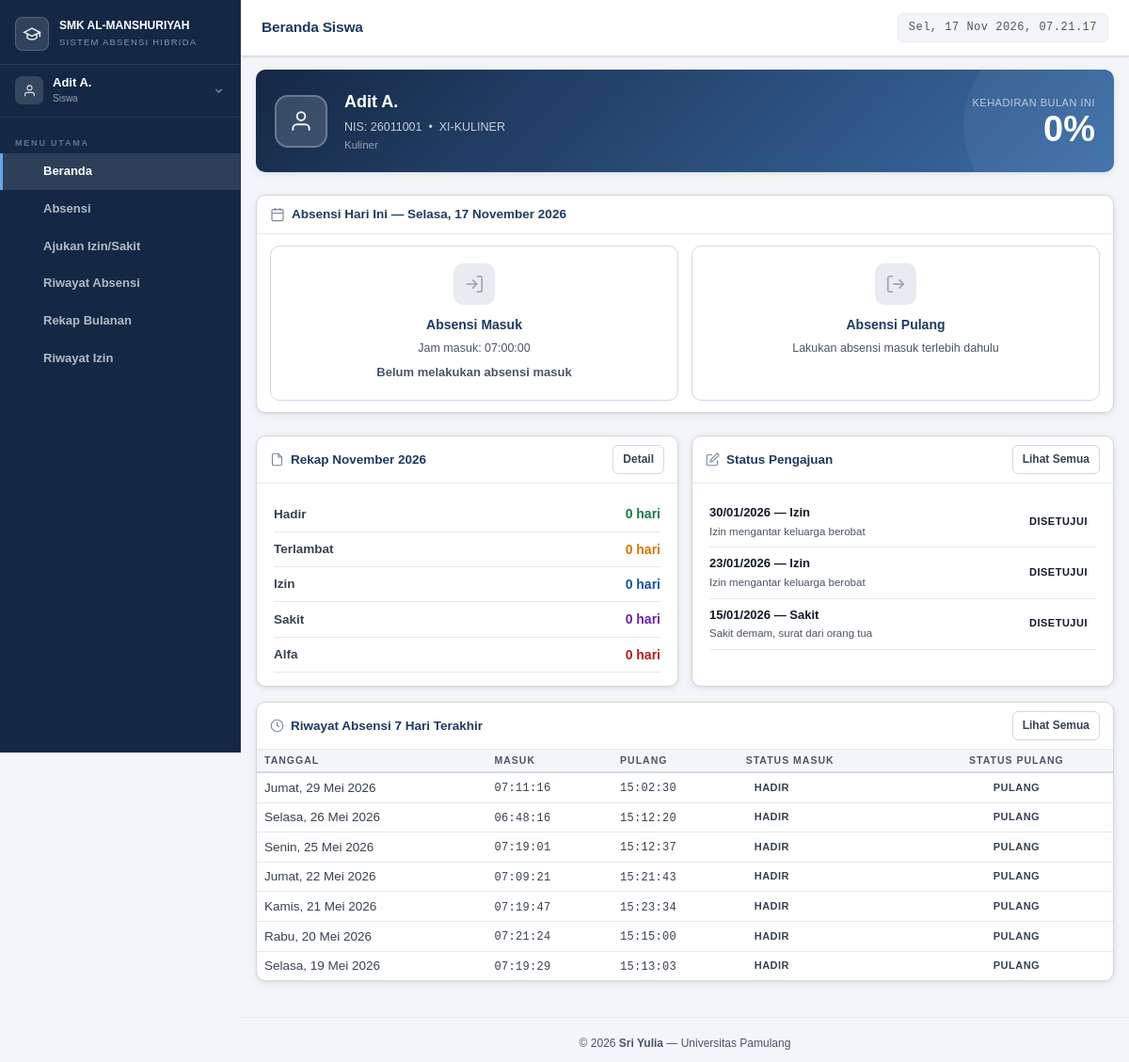
The app's page /siswa/dashboard.php (signed in) with its own data.
### tables this page shows
CREATE TABLE `siswa` (
  `id` int(11) NOT NULL,
  `user_id` int(11) NOT NULL,
  `nis` varchar(20) NOT NULL,
  `nisn` varchar(20) DEFAULT NULL,
  `kelas_id` int(11) DEFAULT NULL,
  `nama_orang_tua` varchar(100) DEFAULT NULL,
  `no_hp_ortu` varchar(20) DEFAULT NULL,
  `alamat` text DEFAULT NULL,
  `tanggal_lahir` date DEFAULT NULL,
  `jenis_kelamin` enum('L','P') DEFAULT NULL,
  `created_at` timestamp NOT NULL DEFAULT current_timestamp(),
  `foto` varchar(255) DEFAULT NULL
);

CREATE TABLE `users` (
  `id` int(11) NOT NULL,
  `nama` varchar(100) NOT NULL,
  `email` varchar(100) NOT NULL,
  `password` varchar(255) NOT NULL,
  `role` enum('admin','petugas','siswa') NOT NULL,
  `no_hp` varchar(20) DEFAULT NULL,
  `kelas_id` int(11) DEFAULT NULL,
  `foto` varchar(255) DEFAULT NULL,
  `status` enum('aktif','nonaktif') DEFAULT 'aktif',
  `alasan_nonaktif` enum('lulus','keluar') DEFAULT NULL COMMENT 'lulus = masih bisa login, tidak bisa absen; keluar = tidak bisa login',
  `keterangan_nonaktif` varchar(255) DEFAULT NULL COMMENT 'Keterangan tambahan dari admin',
  `created_at` timestamp NOT NULL DEFAULT current_timestamp(),
  `updated_at` timestamp NOT NULL DEFAULT current_timestamp() ON UPDATE current_timestamp(),
  `must_change_password` tinyint(1) DEFAULT 1,
  `last_login` datetime DEFAULT NULL
);

CREATE TABLE `kelas` (
  `id` int(11) NOT NULL,
  `nama_kelas` varchar(20) NOT NULL,
  `jurusan` varchar(100) DEFAULT NULL,
  `tingkat` enum('X','XI','XII') NOT NULL,
  `wali_kelas_id` int(11) DEFAULT NULL,
  `created_at` timestamp NOT NULL DEFAULT current_timestamp()
);

CREATE TABLE `settings` (
  `id` int(11) NOT NULL,
  `sekolah_nama` varchar(100) DEFAULT 'SMK Islamiyah Serua',
  `sekolah_alamat` text DEFAULT NULL,
  `sekolah_lat` decimal(10,8) DEFAULT -6.36210000,
  `sekolah_lng` decimal(11,8) DEFAULT 106.74810000,
  `radius_meter` int(11) DEFAULT 100,
  `jam_masuk` time DEFAULT '07:00:00',
  `jam_pulang` time DEFAULT '15:00:00',
  `batas_terlambat` time DEFAULT '07:15:00',
  `whatsapp_api_url` varchar(255) DEFAULT '',
  `whatsapp_api_key` varchar(255) DEFAULT '',
  `created_at` timestamp NOT NULL DEFAULT current_timestamp(),
  `updated_at` timestamp NOT NULL DEFAULT current_timestamp() ON UPDATE current_timestamp(),
  `kmeans_last_tahun_ajaran` varchar(20) DEFAULT NULL,
  `kmeans_last_semester` varchar(10) DEFAULT NULL,
  `kmeans_last_mode` enum('semester','bulanan') NOT NULL DEFAULT 'semester',
  `kmeans_last_bulan` tinyint(3) UNSIGNED DEFAULT NULL,
  `kmeans_last_tahun_bulanan` smallint(5) UNSIGNED DEFAULT NULL,
  `kmeans_last_detail` longtext DEFAULT NULL
);

CREATE TABLE `pengajuan_izin` (
  `id` int(11) NOT NULL,
  `siswa_id` int(11) NOT NULL,
  `tanggal` date NOT NULL,
  `jenis` enum('izin','sakit') NOT NULL,
  `keterangan` text DEFAULT NULL,
  `bukti_foto` varchar(255) DEFAULT NULL,
  `status` enum('menunggu','disetujui','ditolak') DEFAULT 'menunggu',
  `diproses_oleh` int(11) DEFAULT NULL,
  `catatan_petugas` text DEFAULT NULL,
  `created_at` timestamp NOT NULL DEFAULT current_timestamp(),
  `updated_at` timestamp NOT NULL DEFAULT current_timestamp() ON UPDATE current_timestamp()
);

CREATE TABLE `absensi` (
  `id` int(11) NOT NULL,
  `siswa_id` int(11) NOT NULL,
  `kelas_id` int(11) DEFAULT NULL,
  `tanggal` date NOT NULL,
  `waktu_masuk` time DEFAULT NULL,
  `waktu_pulang` time DEFAULT NULL,
  `lat_masuk` decimal(10,8) DEFAULT NULL,
  `lng_masuk` decimal(11,8) DEFAULT NULL,
  `lat_pulang` decimal(10,8) DEFAULT NULL,
  `lng_pulang` decimal(11,8) DEFAULT NULL,
  `status_masuk` enum('hadir','terlambat','izin','sakit','alfa') DEFAULT 'alfa',
  `status_pulang` enum('pulang','belum_pulang','izin','sakit','alfa') DEFAULT 'belum_pulang',
  `keterangan` text DEFAULT NULL,
  `input_oleh` int(11) DEFAULT NULL COMMENT 'user_id petugas/admin jika diinput manual',
  `created_at` timestamp NOT NULL DEFAULT current_timestamp(),
  `updated_at` timestamp NOT NULL DEFAULT current_timestamp() ON UPDATE current_timestamp()
);

### siswa/dashboard.php (the view, shortened to what this page needs)
<?php
require_once '../includes/config.php';
$siswaId  = $_SESSION['siswa_id'];
$settings = getSettings($pdo);
$today    = date('Y-m-d');
$bulanIni = date('n');
$tahunIni = date('Y');
$stmtSiswa = $pdo->prepare("SELECT s.*, u.nama, u.email, u.no_hp, k.nama_kelas, k.jurusan FROM siswa s JOIN users u ON s.user_id = u.id LEFT JOIN kelas k ON s.kelas_id = k.id WHERE s.id = ?");
$stmtSiswa->execute([$siswaId]);
$siswa = $stmtSiswa->fetch();
$stmtHari = $pdo->prepare("SELECT * FROM absensi WHERE siswa_id = ? AND tanggal = ?");
$stmtHari->execute([$siswaId, $today]);
$absenHari = $stmtHari->fetch();
$stmtRekap = $pdo->prepare("SELECT SUM(CASE WHEN status_masuk='hadir' THEN 1 ELSE 0 END) as hadir, SUM(CASE WHEN status_masuk='terlambat' THEN 1 ELSE 0 END) as terlambat, SUM(CASE WHEN status_masuk='izin' THEN 1 ELSE 0 END) as izin, SUM(CASE WHEN status_masuk='sakit' THEN 1 ELSE 0 END) as sakit, SUM(CASE WHEN status_masuk='alfa' THEN 1 ELSE 0 END) as alfa FROM absensi WHERE siswa_id = ? AND MONTH(tanggal) = ? AND YEAR(tanggal) = ?");
$stmtRekap->execute([$siswaId, $bulanIni, $tahunIni]);
$rekapBulan = $stmtRekap->fetch();
$stmtRiwayat = $pdo->prepare("SELECT * FROM absensi WHERE siswa_id = ? ORDER BY tanggal DESC LIMIT 7");
$stmtRiwayat->execute([$siswaId]);
$riwayat = $stmtRiwayat->fetchAll();
$totalHariRekap = array_sum([$rekapBulan['hadir']??0, $rekapBulan['terlambat']??0, $rekapBulan['izin']??0, $rekapBulan['sakit']??0, $rekapBulan['alfa']??0]);
$pctHadir = $totalHariRekap > 0 ? round(($rekapBulan['hadir'] + $rekapBulan['terlambat']) / $totalHariRekap * 100) : 0;
$sudahMasuk  = $absenHari && $absenHari['waktu_masuk'];
$sudahPulang = $absenHari && $absenHari['waktu_pulang'] && $absenHari['status_pulang'] === 'pulang';
require_once '../includes/header.php';
?>
<div class="card mb-3 profile-card">
  <div class="card-body profile-card-body">
    <div class="profile-avatar">
      <svg width="26" height="26" viewBox="0 0 24 24" fill="none" stroke="rgba(255,255,255,.9)" stroke-width="1.8">
        <path d="M20 21v-2a4 4 0 00-4-4H8a4 4 0 00-4 4v2"/><circle cx="12" cy="7" r="4"/>
      </svg>
    </div>
    <div class="profile-info">
      <div class="profile-name"><?= htmlspecialchars($siswa['nama']) ?></div>
      <div class="profile-meta">NIS: <?= $siswa['nis'] ?> &nbsp;&bull;&nbsp; <?= htmlspecialchars($siswa['nama_kelas'] ?? 'Belum ada kelas') ?></div>
      <div class="profile-jurusan"><?= htmlspecialchars($siswa['jurusan'] ?? '') ?></div>
    </div>
    <div class="profile-percent">
      <div class="profile-percent-label">Kehadiran Bulan Ini</div>
      <div class="profile-percent-value"><?= $pctHadir ?>%</div>
    </div>
  </div>
</div>
<div class="card mb-3">
  <div class="card-header">
    <div class="card-title">
      <svg viewBox="0 0 24 24" fill="none" stroke="currentColor" stroke-width="1.8" style="width:16px;height:16px;opacity:.6"><rect x="3" y="4" width="18" height="18" rx="2"/><line x1="16" y1="2" x2="16" y2="6"/><line x1="8" y1="2" x2="8" y2="6"/><line x1="3" y1="10" x2="21" y2="10"/></svg>
      Absensi Hari Ini — <?= formatTanggal($today) ?>
    </div>
  </div>
  <div class="card-body">
    <div style="display:grid;grid-template-columns:1fr 1fr;gap:14px" class="absen-grid">
      <div class="absen-box <?= $sudahMasuk ? 'done-masuk' : '' ?>">
        <div style="width:44px;height:44px;border-radius:10px;background:<?= $sudahMasuk ? '#b7dfcb' : '#e8ecf0' ?>;display:inline-flex;align-items:center;justify-content:center;margin-bottom:10px">
          <svg width="22" height="22" viewBox="0 0 24 24" fill="none" stroke="<?= $sudahMasuk ? '#1a7a45' : '#9ca3af' ?>" stroke-width="1.8">
            <path d="M15 3h4a2 2 0 012 2v14a2 2 0 01-2 2h-4"/><polyline points="10 17 15 12 10 7"/><line x1="15" y1="12" x2="3" y2="12"/>
          </svg>
        </div>
        <div style="font-weight:800;font-size:14px;color:var(--primary);margin-bottom:4px">Absensi Masuk</div>
        <?php if ($sudahMasuk): ?>
          <div style="font-family:var(--font-mono);font-size:20px;font-weight:700;color:var(--success)"><?= $absenHari['waktu_masuk'] ?></div>
          <div style="margin-top:6px"><?= getStatusBadge($absenHari['status_masuk']) ?></div>
        <?php else: ?>
          <div style="color:var(--text-muted);font-size:12.5px;margin-bottom:6px">Jam masuk: <?= $settings['jam_masuk'] ?></div>
          <div style="color:var(--text-muted);font-size:13px;font-weight:600">Belum melakukan absensi masuk</div>
        <?php endif; ?>
      </div>
      <div class="absen-box <?= $sudahPulang ? 'done-pulang' : '' ?>">
        <div style="width:44px;height:44px;border-radius:10px;background:<?= $sudahPulang ? '#93c5fd' : '#e8ecf0' ?>;display:inline-flex;align-items:center;justify-content:center;margin-bottom:10px">
          <svg width="22" height="22" viewBox="0 0 24 24" fill="none" stroke="<?= $sudahPulang ? '#1555a0' : '#9ca3af' ?>" stroke-width="1.8">
            <path d="M9 21H5a2 2 0 01-2-2V5a2 2 0 012-2h4"/><polyline points="16 17 21 12 16 7"/><line x1="21" y1="12" x2="9" y2="12"/>
          </svg>
        </div>
        <div style="font-weight:800;font-size:14px;color:var(--primary);margin-bottom:4px">Absensi Pulang</div>
        <?php if ($sudahPulang): ?>
          <div style="font-family:var(--font-mono);font-size:20px;font-weight:700;color:var(--info)"><?= $absenHari['waktu_pulang'] ?></div>
          <div style="margin-top:6px"><?= getStatusBadge($absenHari['status_pulang']) ?></div>
        <?php elseif (!$sudahMasuk): ?>
          <div style="color:var(--text-muted);font-size:12.5px">Lakukan absensi masuk terlebih dahulu</div>
        <?php else: ?>
          <div style="color:var(--text-muted);font-size:12.5px;margin-bottom:6px">Jam pulang: <?= $settings['jam_pulang'] ?></div>
          <div style="color:var(--text-muted);font-size:13px;font-weight:600">Belum melakukan absensi pulang</div>
        <?php endif; ?>
      </div>
    </div>
  </div>
</div>
<div style="display:grid;grid-template-columns:1fr 1fr;gap:14px;margin-bottom:16px" class="rekap-grid">
  <div class="card">
    <div class="card-header">
      <div class="card-title">
        <svg viewBox="0 0 24 24" fill="none" stroke="currentColor" stroke-width="1.8" style="width:15px;height:15px;opacity:.6"><path d="M14 2H6a2 2 0 00-2 2v16a2 2 0 002 2h12a2 2 0 002-2V8z"/><polyline points="14 2 14 8 20 8"/></svg>
        Rekap <?= namaBulan($bulanIni) ?> <?= $tahunIni ?>
      </div>
      <a href="rekap.php" class="btn btn-sm btn-outline">Detail</a>
    </div>
    <div class="card-body" style="padding:14px 18px">
      <?php
      $rekapItems = [
        ['Hadir',     $rekapBulan['hadir']??0,     'var(--success)'],
        ['Terlambat', $rekapBulan['terlambat']??0,  '#d97706'],
        ['Izin',      $rekapBulan['izin']??0,       'var(--info)'],
        ['Sakit',     $rekapBulan['sakit']??0,      'var(--purple)'],
        ['Alfa',      $rekapBulan['alfa']??0,        'var(--danger)'],
      ];
      foreach ($rekapItems as [$label, $val, $color]): ?>
      <div style="display:flex;align-items:center;justify-content:space-between;padding:7px 0;border-bottom:1px solid var(--divider)">
        <span style="font-size:13.5px;font-weight:600;color:var(--text-secondary)"><?= $label ?></span>
        <strong style="color:<?= $color ?>;font-size:14px;font-variant-numeric:tabular-nums"><?= $val ?> hari</strong>
      </div>
      <?php endforeach; ?>
    </div>
  </div>
  <div class="card">
    <div class="card-header">
      <div class="card-title">
        <svg viewBox="0 0 24 24" fill="none" stroke="currentColor" stroke-width="1.8" style="width:15px;height:15px;opacity:.6"><path d="M11 4H4a2 2 0 00-2 2v14a2 2 0 002 2h14a2 2 0 002-2v-7"/><path d="M18.5 2.5a2.121 2.121 0 013 3L12 15l-4 1 1-4 9.5-9.5z"/></svg>
        Status Pengajuan
      </div>
      <a href="izin.php" class="btn btn-sm btn-outline">Lihat Semua</a>
    </div>
    <div class="card-body" style="padding:14px 18px">
      <?php
      $stmtPengajuan = $pdo->prepare("SELECT * FROM pengajuan_izin WHERE siswa_id = ? ORDER BY created_at DESC LIMIT 4");
      $stmtPengajuan->execute([$siswaId]);
      $pengajuans = $stmtPengajuan->fetchAll();
      ?>
      <?php if (empty($pengajuans)): ?>
      <div style="text-align:center;color:var(--text-muted);padding:16px;font-size:13px">Belum ada pengajuan</div>
      <?php else: ?>
      <?php foreach ($pengajuans as $p): ?>
      <div style="display:flex;align-items:center;justify-content:space-between;padding:7px 0;border-bottom:1px solid var(--divider)">
        <div>
          <div style="font-weight:700;font-size:13px"><?= date('d/m/Y', strtotime($p['tanggal'])) ?> — <?= ucfirst($p['jenis']) ?></div>
          <div style="font-size:11.5px;color:var(--text-muted)"><?= htmlspecialchars(substr($p['keterangan'],0,42)) ?></div>
        </div>
        <?= getStatusBadge($p['status']) ?>
      </div>
      <?php endforeach; ?>
      <?php endif; ?>
    </div>
  </div>
</div>
<div class="card">
  <div class="card-header">
    <div class="card-title">
      <svg viewBox="0 0 24 24" fill="none" stroke="currentColor" stroke-width="1.8" style="width:15px;height:15px;opacity:.6"><circle cx="12" cy="12" r="10"/><polyline points="12 6 12 12 16 14"/></svg>
      Riwayat Absensi 7 Hari Terakhir
    </div>
    <a href="riwayat.php" class="btn btn-sm btn-outline">Lihat Semua</a>
  </div>
  <div class="table-responsive">
    <table>
      <thead>
        <tr><th>Tanggal</th><th>Masuk</th><th>Pulang</th><th>Status Masuk</th><th>Status Pulang</th></tr>
      </thead>
      <tbody>
        <?php if (empty($riwayat)): ?>
        <tr class="empty-row"><td colspan="5">Belum ada riwayat absensi</td></tr>
        <?php else: ?>
        <?php foreach ($riwayat as $r): ?>
        <tr>
          <td><?= formatTanggal($r['tanggal']) ?></td>
          <td><span class="mono"><?= $r['waktu_masuk'] ?? '—' ?></span></td>
          <td><span class="mono"><?= $r['waktu_pulang'] ?? '—' ?></span></td>
          <td><?= getStatusBadge($r['status_masuk']) ?></td>
          <td><?= getStatusBadge($r['status_pulang']) ?></td>
        </tr>
        <?php endforeach; ?>
        <?php endif; ?>
      </tbody>
    </table>
  </div>
</div>
<?php
require_once '../includes/footer.php';
?>

### includes/config.php (shortened to what this page needs)
<?php
function getSettings(PDO $pdo)
{
    $stmt = $pdo->query(
        "SELECT * FROM settings ORDER BY id ASC LIMIT 1"
    );
    $row = $stmt->fetch();
    return $row;
}
function getStatusBadge($status)
{
    $badges = [
        'hadir' =>
            '<span class="badge badge-hadir">Hadir</span>',
        'terlambat' =>
            '<span class="badge badge-terlambat">Terlambat</span>',
        'izin' =>
            '<span class="badge badge-izin">Izin</span>',
        'sakit' =>
            '<span class="badge badge-sakit">Sakit</span>',
        'alfa' =>
            '<span class="badge badge-alfa">Alfa</span>',
        'pulang' =>
            '<span class="badge badge-hadir">Pulang</span>',
        'belum_pulang' =>
            '<span class="badge badge-terlambat">Belum Pulang</span>',
        'menunggu' =>
            '<span class="badge badge-izin">Menunggu</span>',
        'disetujui' =>
            '<span class="badge badge-hadir">Disetujui</span>',
        'ditolak' =>
            '<span class="badge badge-alfa">Ditolak</span>',
    ];
    return $badges[$status]
        ?? '<span class="badge">' .
        htmlspecialchars($status) .
        '</span>';
}
function formatTanggal($tanggal)
{
    $hari = [
        'Minggu',
        'Senin',
        'Selasa',
        'Rabu',
        'Kamis',
        'Jumat',
        'Sabtu'
    ];
    $bulan = [
        '',
        'Januari',
        'Februari',
        'Maret',
        'April',
        'Mei',
        'Juni',
        'Juli',
        'Agustus',
        'September',
        'Oktober',
        'November',
        'Desember'
    ];
    $ts = strtotime($tanggal);
    return
        $hari[(int)date('w', $ts)] . ', ' .
        date('d', $ts) . ' ' .
        $bulan[(int)date('m', $ts)] . ' ' .
        date('Y', $ts);
}
function namaBulan($bulan)
{
    $bulanArr = [
        '',
        'Januari',
        'Februari',
        'Maret',
        'April',
        'Mei',
        'Juni',
        'Juli',
        'Agustus',
        'September',
        'Oktober',
        'November',
        'Desember'
    ];
    return $bulanArr[(int)$bulan] ?? '';
}

### records on screen
siswa: user.nama "Adit A.", nis "26011001", kelas.nama_kelas "XI-KULINER", kelas.jurusan "Kuliner"
settings: jam_masuk "07:00:00"
pengajuan_izin: tanggal "30/01/2026", jenis "Izin", keterangan "Izin mengantar keluarga berobat", status "DISETUJUI"
pengajuan_izin: tanggal "23/01/2026", jenis "Izin", keterangan "Izin mengantar keluarga berobat", status "DISETUJUI"
pengajuan_izin: tanggal "15/01/2026", jenis "Sakit", keterangan "Sakit demam, surat dari orang tua", status "DISETUJUI"
absensi: tanggal "Jumat, 29 Mei 2026", waktu_masuk "07:11:16", waktu_pulang "15:02:30", status_masuk "HADIR PULANG"
absensi: tanggal "Selasa, 26 Mei 2026", waktu_masuk "06:48:16", waktu_pulang "15:12:20", status_masuk "HADIR PULANG"
absensi: tanggal "Senin, 25 Mei 2026", waktu_masuk "07:19:01", waktu_pulang "15:12:37", status_masuk "HADIR PULANG"
absensi: tanggal "Jumat, 22 Mei 2026", waktu_masuk "07:09:21", waktu_pulang "15:21:43", status_masuk "HADIR PULANG"
absensi: tanggal "Kamis, 21 Mei 2026", waktu_masuk "07:19:47", waktu_pulang "15:23:34", status_masuk "HADIR PULANG"
absensi: tanggal "Rabu, 20 Mei 2026", waktu_masuk "07:21:24", waktu_pulang "15:15:00", status_masuk "HADIR PULANG"
absensi: tanggal "Selasa, 19 Mei 2026", waktu_masuk "07:19:29", waktu_pulang "15:13:03", status_masuk "HADIR PULANG"

### other values on screen
$nama "Adit A."
$item['label'] "Beranda"
$item['label'] "Absensi"
$item['label'] "Ajukan Izin/Sakit"
$item['label'] "Riwayat Absensi"
$item['label'] "Rekap Bulanan"
$item['label'] "Riwayat Izin"
$pageTitle "Beranda Siswa"
$pctHadir "0"
$label "Hadir"
$val "0"
$label "Terlambat"
$label "Izin"
$label "Sakit"
$label "Alfa"
